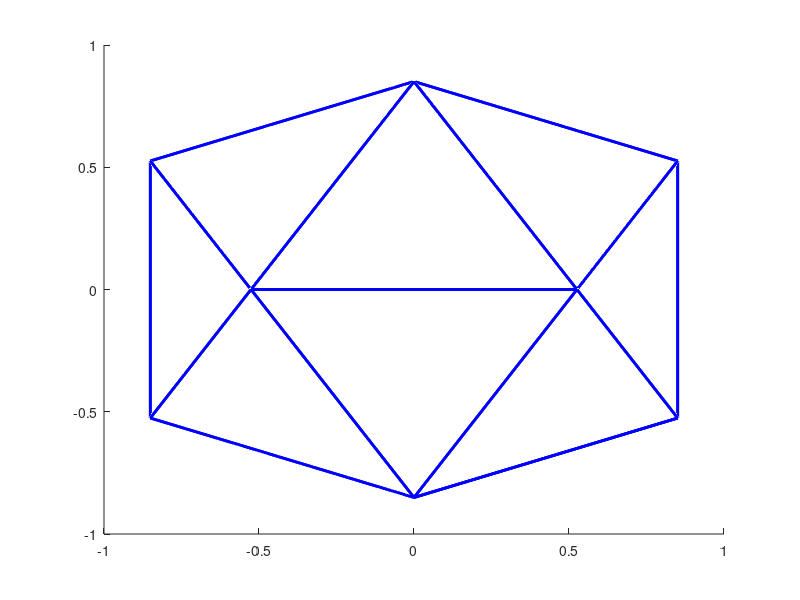

This figure's MATLAB source:
function plotIcosahedron()

% function to plot icosohedron in the current figure

phi = 2*cos(pi/5);

icos_verts = [0     phi     1;...
              0     -phi    1;...
              0     phi     -1;...
              0     -phi    -1;...
              1     0       phi;...
              -1    0       phi;...
              1     0       -phi;...
              -1    0       -phi;...
              phi   1       0;...
              -phi  1       0;...
              phi   -1      0;...
              -phi  -1      0];
% normalize the lengths
numVerts = size(icos_verts,1);
for i = 1:numVerts
    icos_verts(i,:) = icos_verts(i,:)/norm(icos_verts(i,:));
end

% using the method of GridSphere()...

% vertices of the 20 triangles fomed from the vertices
As = [2; 5; 9; 7; 11; 4; 6; 2; 1; 5; 3; 9; 8; 7; 12; 12; 6; 1; 3; 10];
Bs = [4; 11; 5; 9; 7; 2; 12; 5; 6; 9; 1; 7; 3; 4; 8; 6; 1; 3; 10; 8];
Cs = [11; 2; 11; 11; 4; 12; 2; 6; 5; 1; 9; 3; 7; 8; 4; 10; 10; 10; 8; 12];

triangles = cell(20,1);
%   dim 1: triangle number
%   dim 2: row number of each triangle. Each row is a vertix
%   dim 3: column number of each triangle. Cols are x y z vertices

rows2plot = [1 2 3 1];  % to connect the vertices
hold on
for i = 1:20
    triangles{i} = [ icos_verts(As(i),:); icos_verts(Bs(i),:); icos_verts(Cs(i),:)];

    plot3(triangles{i}(rows2plot,1),triangles{i}(rows2plot,2),...
        triangles{i}(rows2plot,3),'b','linewidth',2);
end
hold off
